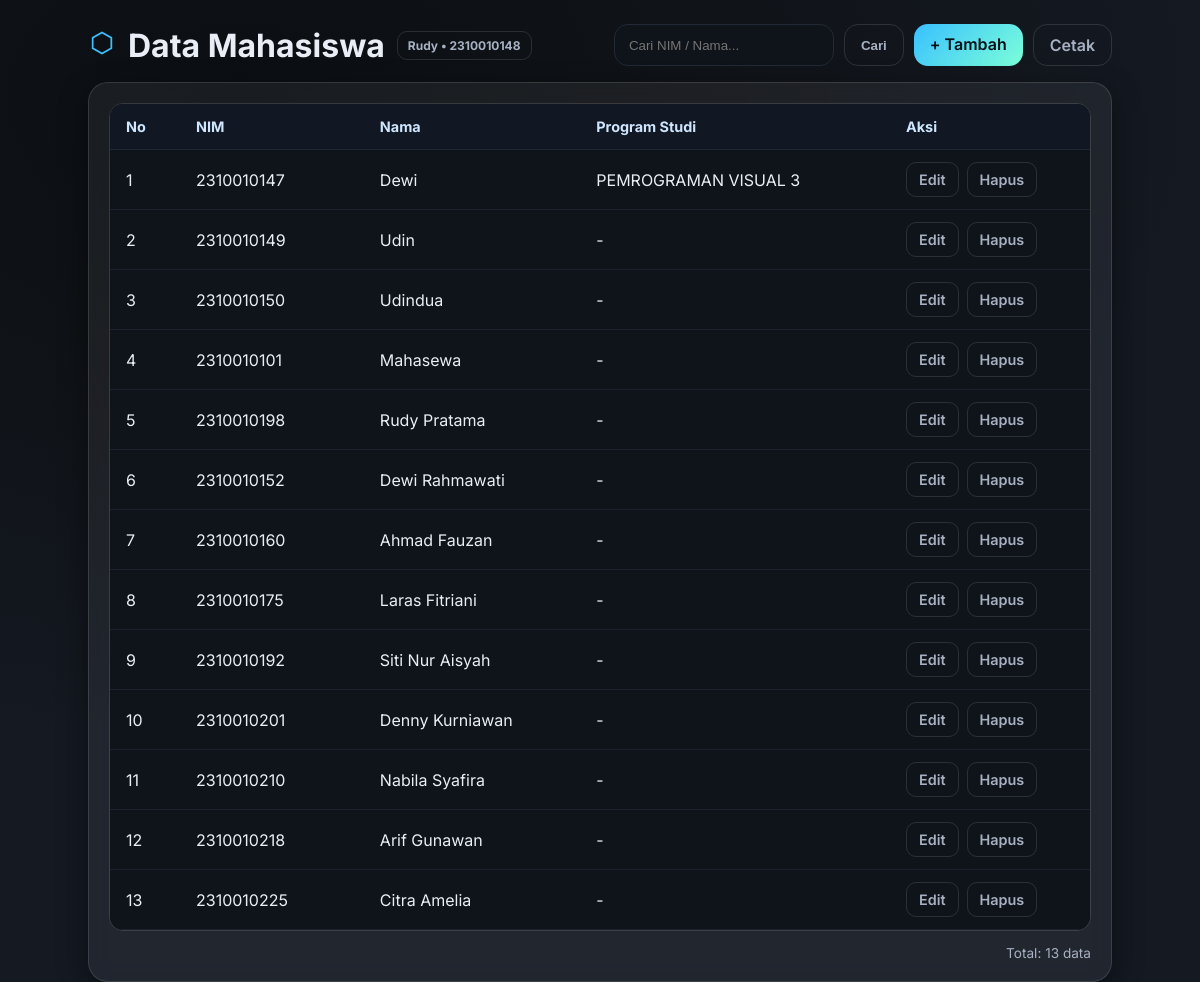
Screenshot of /index.php/mahasiswa with the database file from the repository.
### tables this page shows
CREATE TABLE `mahasiswa` (
  `id_mahasiswa` int NOT NULL,
  `NIM` varchar(10) NOT NULL,
  `nama_mhs` varchar(90) NOT NULL,
  `id_prodi` int DEFAULT NULL
);

CREATE TABLE `prodi` (
  `id_prodi` int NOT NULL,
  `kode_prodi` varchar(10) NOT NULL,
  `nama_prodi` varchar(255) NOT NULL
);

### application/controllers/Mahasiswa.php (called while the page is built, shortened)
<?php
class Mahasiswa extends CI_Controller
{
    public function __construct()
    {
        $this->load->model('Mahasiswa_model');
        $this->load->model('Prodi_model');
    }
    public function index()
    {
        $data['mahasiswa'] = $this->Mahasiswa_model->lihatData();
        $data['prodi'] = $this->Prodi_model->lihatData();
        $this->load->view('Mahasiswa_view', $data);
    }
}

### index.php (called while the page is built, shortened)
<?php
require_once BASEPATH.'core/CodeIgniter.php';

### application/models/Mahasiswa_model.php (called while the page is built, shortened)
<?php
class Mahasiswa_model extends CI_Model
{
    public function lihatData()
    {
        $this->db->select('mahasiswa.*, prodi.nama_prodi');
        $this->db->join('prodi', 'mahasiswa.id_prodi = prodi.id_prodi', 'left');
        return $this->db->get('mahasiswa')->result();
    }
}

### application/views/mahasiswa_view.php (the view, shortened to what this page needs)
<!DOCTYPE html>
<html lang="id">
<head>
</head>
<body>
  <div class="shell">
    <div class="header">
      <h1 class="title">
        <div style="position: relative;">
        </div>
        <span>Data Mahasiswa</span>
        <span class="badge">Rudy • 2310010148</span>
      </h1>
      <div class="searchbar">
        <form method="get" action="" style="display:flex; gap:10px">
          <input class="field" type="text" name="q" placeholder="Cari NIM / Nama..." value="<?= html_escape($this->input->get('q')) ?>">
          <button class="btn btn-ghost" type="submit">Cari</button>
        </form>
        <a href="<?= site_url('mahasiswa/tambah') ?>" class="btn btn-primary">+ Tambah</a>
        <a href="<?= site_url('mahasiswa/cetak') ?>" class="btn btn-ghost">Cetak</a>
      </div>
    </div>
    <div class="card">
      <div class="table-wrap">
        <table>
          <thead>
            <tr>
              <th style="width:70px">No</th>
              <th style="min-width:140px">NIM</th>
              <th>Nama</th>
              <th>Program Studi</th>
              <th style="width:200px">Aksi</th>
            </tr>
          </thead>
          <tbody>
            <?php $no = 1; foreach ($mahasiswa as $row): ?>
              <tr>
                <td><?= $no++ ?></td>
                <td><?= html_escape($row->NIM) ?></td>
                <td><?= html_escape($row->nama_mhs) ?></td>
                <td><?= html_escape($row->nama_prodi ?? '-') ?></td>
                <td>
                  <div class="actions">
                    <a class="btn btn-ghost btn-sm" href="<?= site_url('mahasiswa/edit/'.$row->id_mahasiswa) ?>">Edit</a>
                    <a class="btn btn-ghost btn-sm" href="<?= site_url('mahasiswa/hapus/'.$row->id_mahasiswa) ?>" onclick="return confirm('Hapus data ini?')">Hapus</a>
                  </div>
                </td>
              </tr>
            <?php endforeach; ?>
          </tbody>
        </table>
      </div>
      <div class="footer">Total: <?= isset($no) ? $no-1 : 0 ?> data</div>
    </div>
  </div>
</body>
</html>

### application/views/mahasiswa_view.php (style rules this page uses)
:root { --bg1: #0f1216; --bg2: #141922; --card: rgba(255,255,255,.06); --stroke: rgba(255,255,255,.12); --text: #e9eef6; --muted: #a7b1c2; --accent: #39c0ff; --accent-2: #7cffd9; --radius: 20px; --shadow: 0 10px 30px rgba(0,0,0,.45); }
* { box-sizing: border-box; }
html, body { height: 100%; }
body { margin: 0; font-family: Inter, system-ui, -apple-system, Segoe UI, Roboto, Arial; color: var(--text); background: radial-gradient(80vw 80vh at 20% 10%, #0b0f14 0%, var(--bg1) 40%, var(--bg2) 100%); display: grid; place-items: center; padding: 24px; }
.shell { width: min(1024px, 94vw); }
.header { display: flex; align-items: center; justify-content: space-between; margin-bottom: 16px; flex-wrap: wrap; gap: 12px; }
.title { display: flex; align-items: center; gap: 12px; margin: 0; }
.badge { padding: 6px 10px; font-size: .75rem; border: 1px solid var(--stroke); border-radius: 10px; color: var(--muted); }
.card { background: var(--card); border: 1px solid var(--stroke); border-radius: var(--radius); box-shadow: var(--shadow); backdrop-filter: blur(10px); padding: 20px; }
.btn { appearance: none; border: none; cursor: pointer; border-radius: 14px; padding: 10px 16px; font-weight: 600; text-decoration: none; display: inline-block; }
.btn-primary { background: linear-gradient(135deg, var(--accent), var(--accent-2)); color: #081017; }
.btn-ghost { background: transparent; color: var(--muted); border: 1px solid var(--stroke); }
.btn-sm { padding: 8px 12px; border-radius: 10px; font-size: .9rem; }
.searchbar { display: flex; gap: 10px; flex-wrap: wrap; }
.field { background: #0f131a; border: 1px solid #222a36; border-radius: 14px; padding: 12px 14px; color: var(--text); outline: none; min-width: 220px; }
.table-wrap { overflow: auto; border-radius: 14px; border: 1px solid var(--stroke); }
table { width: 100%; border-collapse: collapse; min-width: 640px; background: #0f131a; }
thead th { position: sticky; top: 0; background: #121823; color: #cfe6ff; text-align: left; font-size: .9rem; padding: 14px 16px; border-bottom: 1px solid #1f2734; }
tbody td { padding: 12px 16px; border-bottom: 1px solid #1a2230; color: var(--text); }
.actions { display: flex; gap: 8px; }
.footer { margin-top: 14px; color: var(--muted); font-size: .85rem; text-align: right; }

### rows the page displays
mahasiswa: NIM "2310010147", nama_mhs "Dewi", id_prodi.nama_prodi "PEMROGRAMAN VISUAL 3"
mahasiswa: NIM "2310010149", nama_mhs "Udin", nama_prodi "-"
mahasiswa: NIM "2310010150", nama_mhs "Udindua", nama_prodi "-"
mahasiswa: NIM "2310010101", nama_mhs "Mahasewa", nama_prodi "-"
mahasiswa: NIM "2310010198", nama_mhs "Rudy Pratama", nama_prodi "-"
mahasiswa: NIM "2310010152", nama_mhs "Dewi Rahmawati", nama_prodi "-"
mahasiswa: NIM "2310010160", nama_mhs "Ahmad Fauzan", nama_prodi "-"
mahasiswa: NIM "2310010175", nama_mhs "Laras Fitriani", nama_prodi "-"
mahasiswa: NIM "2310010192", nama_mhs "Siti Nur Aisyah", nama_prodi "-"
mahasiswa: NIM "2310010201", nama_mhs "Denny Kurniawan", nama_prodi "-"
mahasiswa: NIM "2310010210", nama_mhs "Nabila Syafira", nama_prodi "-"
mahasiswa: NIM "2310010218", nama_mhs "Arif Gunawan", nama_prodi "-"
mahasiswa: NIM "2310010225", nama_mhs "Citra Amelia", nama_prodi "-"

### other values shown
$no-1 "13"
